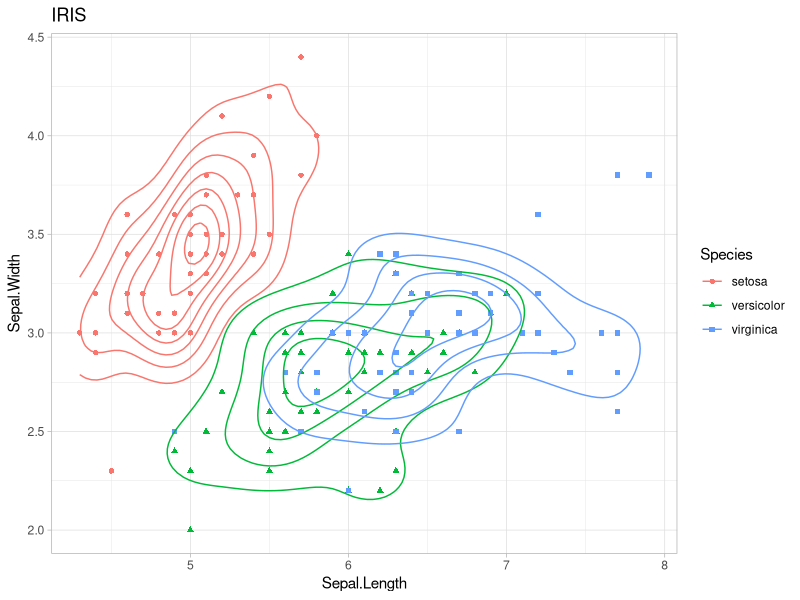
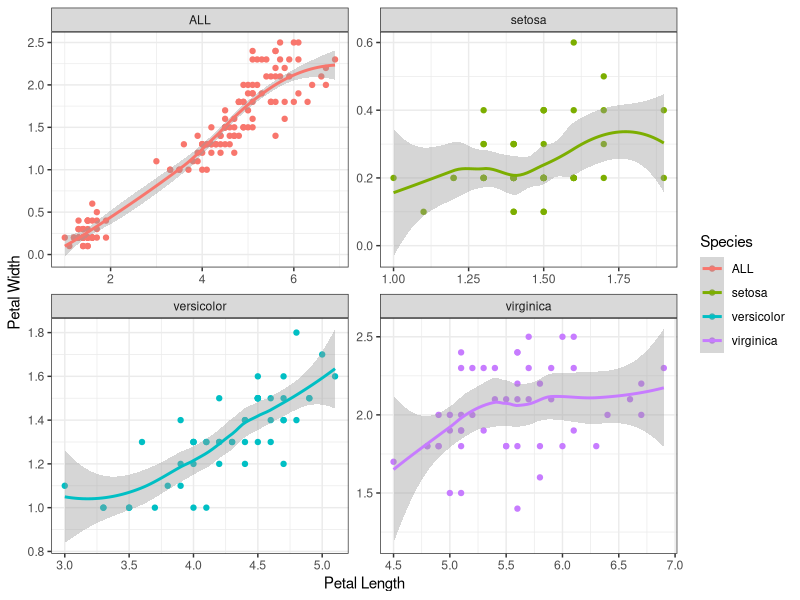

Write R code to recreate these figures, in order.
library(tidyverse)
tidyverse_packages(include_self = TRUE)

#Mejora la gráfica del dataset de iris.
iris %>%
  ggplot(aes(Sepal.Length, Sepal.Width, color = Species, shape = Species)) +
  geom_point() +
  geom_density2d() +
  ggtitle('IRIS') +
  theme_light()

#Agrega facetas (facet_grid()) y geom_smooth para conseguir separar por specie las gráficas.
  iris %>%
  mutate(Species = 'ALL') %>%
  bind_rows(iris) %>%
  ggplot(aes(Petal.Length, Petal.Width, color = Species)) +
  geom_point() +
  geom_smooth() +
  xlab('Petal Length') +
  ylab('Petal Width') +
  facet_wrap(~Species, scales = 'free') +
  theme_bw()
  